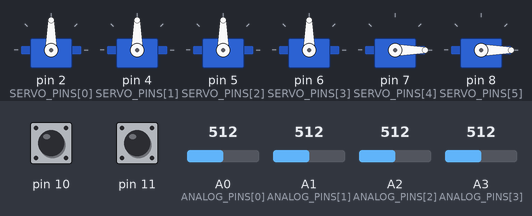
Simulated run of this sketch. Board: Arduino Uno, built with avr-gcc and run on an emulated ATmega328P. On the bench: 6 × servo. Inputs (shaded band) come from the test bench; at power-on: A0 (ANALOG_PINS[0]) = 512, A1 (ANALOG_PINS[1]) = 512, A2 (ANALOG_PINS[2]) = 512, A3 (ANALOG_PINS[3]) = 512, pin 10 HIGH, pin 11 HIGH.

Above: at 1.2 s.
1.3 s: A0 (ANALOG_PINS[0]) set to 716
At 2.5 s:
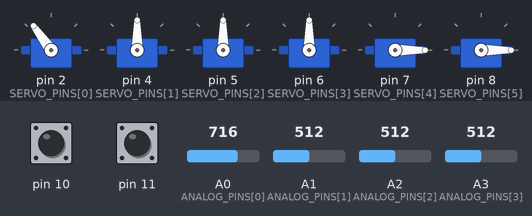
2.8 s: A1 (ANALOG_PINS[1]) set to 716
At 3.8 s:
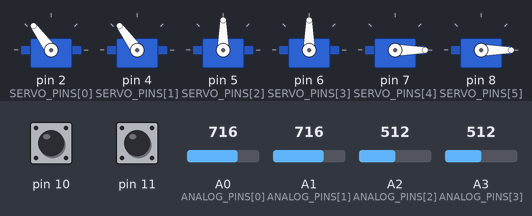
4.3 s: A2 (ANALOG_PINS[2]) set to 716
At 5.0 s:
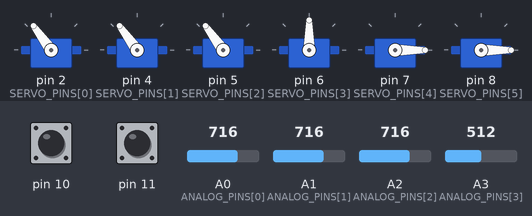
5.8 s: A3 (ANALOG_PINS[3]) set to 716
At 6.1 s:
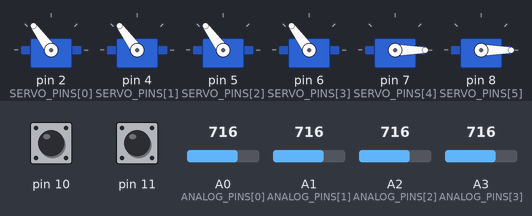
7.3 s: A0 (ANALOG_PINS[0]) set to 992
At 8.5 s:
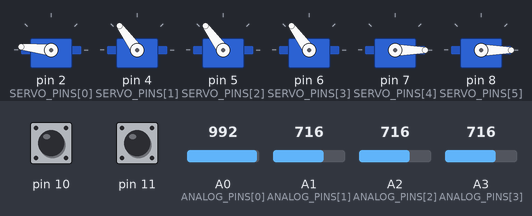
8.8 s: A1 (ANALOG_PINS[1]) set to 992
At 9.6 s:
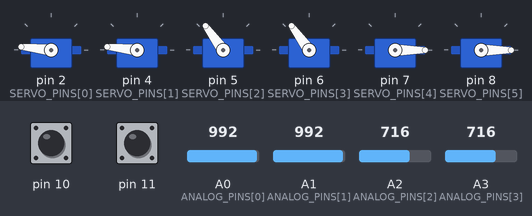
Timing chart, 0 to 11.3 s (numbered marks = the images above; inputs shaded):
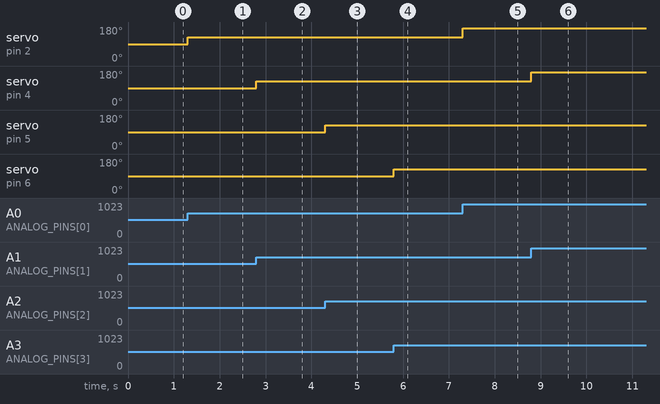

Measured:
- after the input at 1.3 s, servo on pin 2 (SERVO_PINS[0]): 90° → 126° at once
- after the input at 2.8 s, servo on pin 4 (SERVO_PINS[1]): 90° → 126° at once
- after the input at 4.3 s, servo on pin 5 (SERVO_PINS[2]): 90° → 126° at once
- after the input at 5.8 s, servo on pin 6 (SERVO_PINS[3]): 90° → 126° at once
- after the input at 7.3 s, servo on pin 2 (SERVO_PINS[0]): 126° → 174° at once
- after the input at 8.8 s, servo on pin 4 (SERVO_PINS[1]): 126° → 174° at once

The sketch:

PWM_receiver.ino
```cpp
#include <Servo.h> // use the Arduino Servo library

#define MIN_VALUE         1000
#define MAX_VALUE         2000
#define NUM_CHANNELS      6

int AUX1 = 1000, AUX2 = 1000; // default PWM duty cycles for AUX1(D10) AUX2(D11)
int increase_aux1 = 0, increase_aux2 = 0;

const int SERVO_PINS[ NUM_CHANNELS ] = { 2,4,5,6,7,8 }; // output pins for Servos
const int DEFAULT_PULSE_WIDTHS[ NUM_CHANNELS ]
            = { 1500,1500,1500,1500,AUX1,AUX2 }; // default PWM duty cycles
const int ANALOG_PINS[ 6 ] = { A0, A1, A2, A3}; // input analog pins
Servo servos[ NUM_CHANNELS ]; // array of Servo objects

void setup() {
  for ( uint8_t i=0; i < NUM_CHANNELS; i++ ) {
     servos[i].attach( SERVO_PINS[i], MIN_VALUE, MAX_VALUE ); // select output pin
     servos[i].writeMicroseconds( DEFAULT_PULSE_WIDTHS[i] ); // set initial duty cycle
  }
  Serial.begin(9600);          //  setup serial
}

void loop() {
  for ( uint8_t i=0; i < 4; i++ ) {
    int val = analogRead(ANALOG_PINS[i]);
    val = map(val, 0, 1023, MIN_VALUE, MAX_VALUE);
    //Serial.println(val);
    servos[i].writeMicroseconds( val );
  }
  if(digitalRead(10) == LOW) increase_aux1 = 1;
  if(digitalRead(10) == HIGH && increase_aux1){
    AUX1 += 500;
    if(AUX1 > MAX_VALUE) AUX1 = MIN_VALUE;
    increase_aux1 = 0;
  }

  if(digitalRead(11) == LOW) increase_aux2 = 1;
  if(digitalRead(11) == HIGH && increase_aux2){
    AUX2 += 500;
    if(AUX2 > MAX_VALUE) AUX2 = MIN_VALUE;
    increase_aux2 = 0;
  }
  //Serial.println(AUX1);
  servos[4].writeMicroseconds(AUX1);
  //Serial.println(AUX2);
  servos[5].writeMicroseconds(AUX2);
  //Serial.println();
}

//////////////////////////////////////////////////////////////////////////
```
